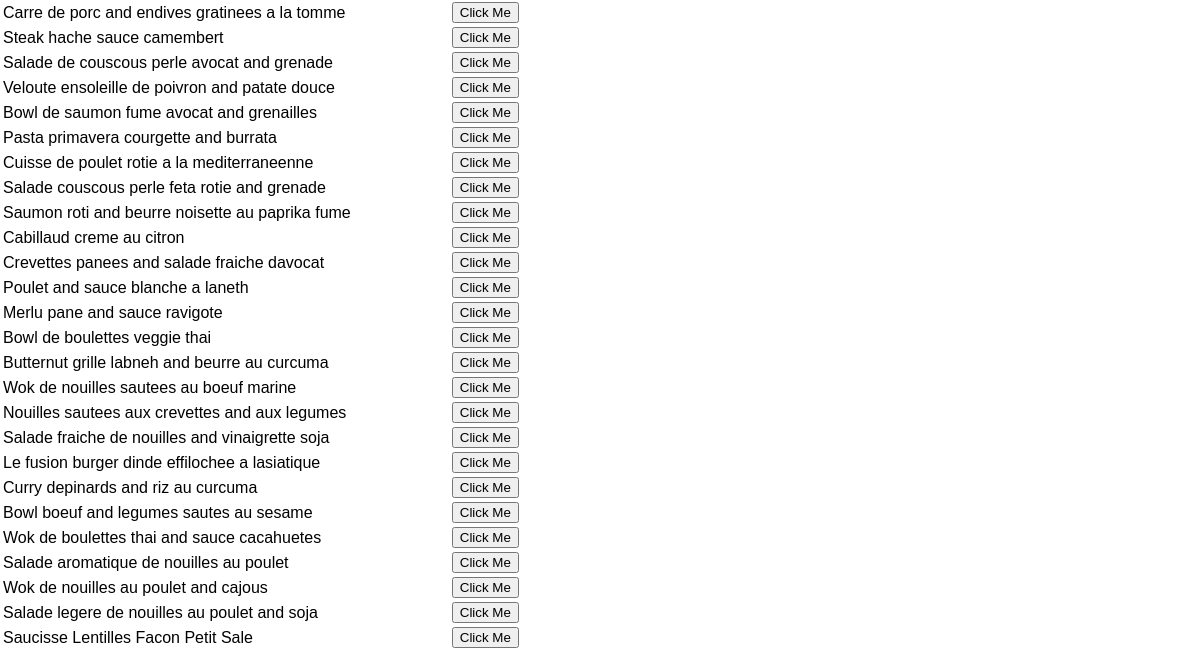
Before: /shopping_list/ (lower part) with the older database file.
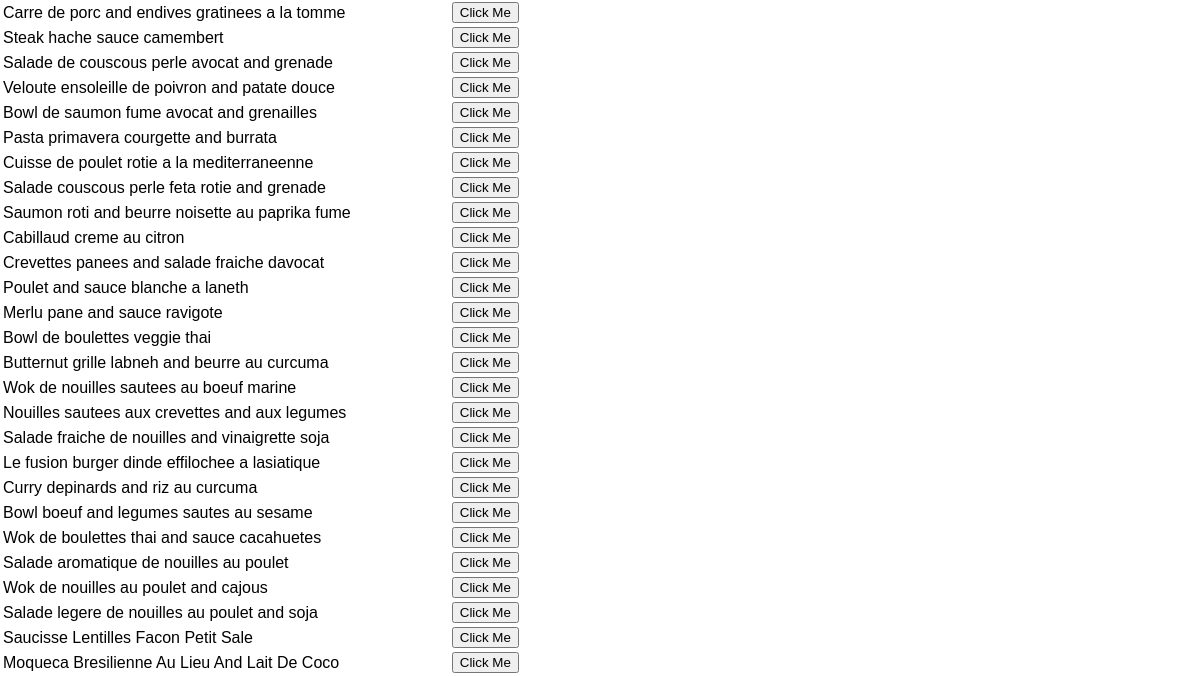
After: the same page with the newer database file.
### app/models.py (models this page shows, shortened)
class RECIPE_INFO(db.Model):
    ID = db.Column(db.String(24), primary_key=True)
    NAME = db.Column(db.String(100), nullable=False)
    FLAG_MAIN = db.Column(db.Integer)

### app/routes.py (the view)
@routes.route('/shopping_list/', methods=['POST', 'GET'])
def shopping_list():
    form = RecipeForm()
    search_string = "%%"
    if form.validate_on_submit():
        search_string = "%" + form.input_text.data + "%"
    recipes = RECIPE_INFO.query.filter(RECIPE_INFO.FLAG_MAIN == 1).filter(RECIPE_INFO.NAME.like(search_string)).all()
    selected_recipe = request.form.get('selectedRecipe')
    print(selected_recipe)
    return render_template('shopping_list.html', form=form, recipes=recipes)

### app/templates/shopping_list.html (shortened to what this page needs)
{% extends 'base.html' %}
{% block head %}
    <title>Recipe planner</title>
{% endblock %}
{% block body %}
    <form method="post">
        <table>
            {% for recipe in recipes %}
                <tr>
                    <td>{{ recipe.NAME }}</td>
                    <td><button type="button" onclick="alertValue(this)">Click Me</button></td>
                </tr>
            {% endfor %}
        </table>
    </form>
{% endblock %}

Changed rows visible on the page:
added RECIPE_INFO: NAME "Moqueca Bresilienne Au Lieu And Lait De Coco"
